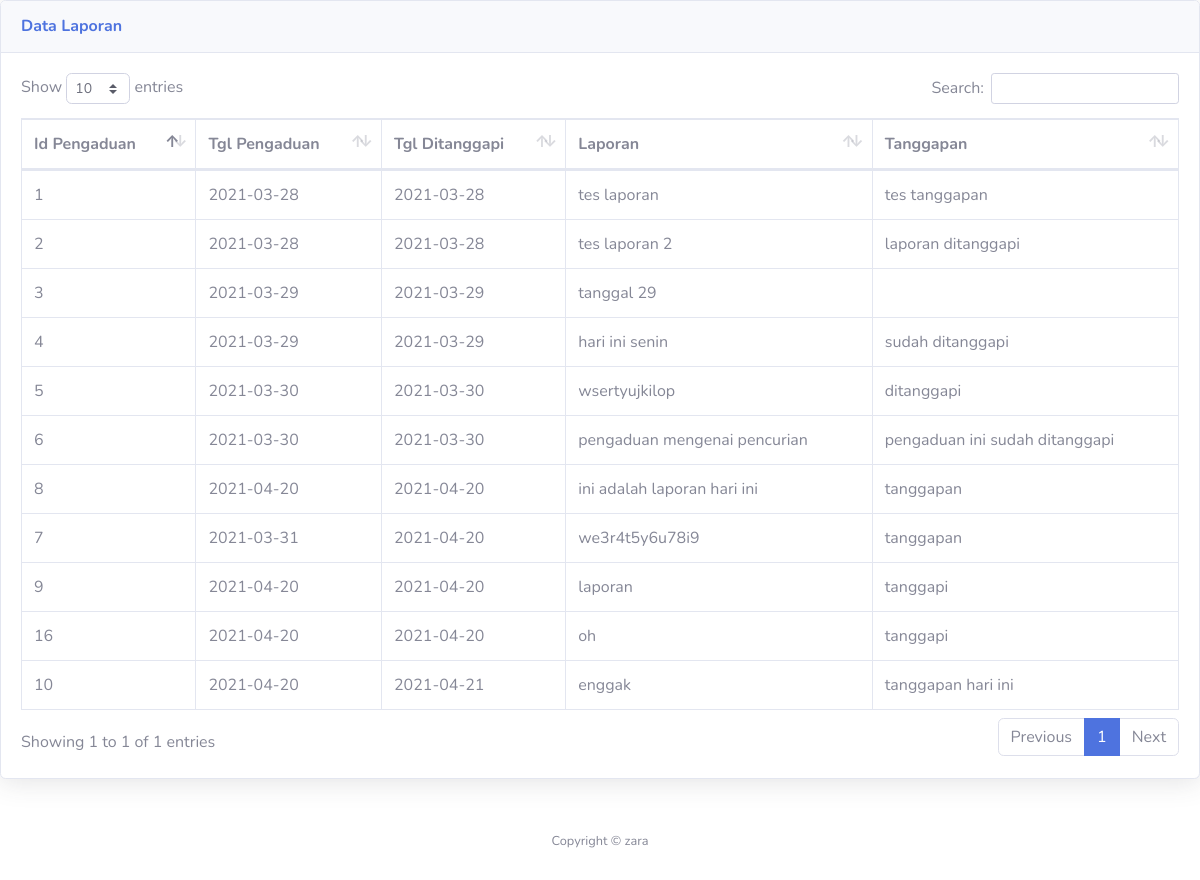
The app's page /pengaduanmasyarakat/admin/lihat_laporan.php with its own data.
### tables this page shows
CREATE TABLE `tanggapan` (
  `id_tanggapan` int(11) NOT NULL,
  `id_pengaduan` int(11) NOT NULL,
  `tgl_tanggapan` date NOT NULL,
  `tanggapan` text NOT NULL,
  `id_petugas` int(11) NOT NULL
);

CREATE TABLE `pengaduan` (
  `id_pengaduan` int(11) NOT NULL,
  `tgl_pengaduan` date NOT NULL,
  `nik` varchar(16) NOT NULL,
  `isi_laporan` text NOT NULL,
  `foto` varchar(255) NOT NULL,
  `status` enum('belum ditanggapi','proses','selesai','') NOT NULL
);

### pengaduanmasyarakat/admin/lihat_laporan.php (the view, shortened to what this page needs)
<!DOCTYPE html>
<html lang="en">
<head>
    <link href="../vendor/fontawesome-free/css/all.min.css" rel="stylesheet" type="text/css">
    <link href="../css/sb-admin-2.min.css" rel="stylesheet">
    <link href="../vendor/datatables/dataTables.bootstrap4.min.css" rel="stylesheet">
</head>
<body id="page-top">
    <div class="card shadow mb-4">
        <div class="card-header py-3">
            <h6 class="m-0 font-weight-bold text-primary">Data Laporan</h6>
        </div>
        <div class="card-body">
            <div class="table-responsive">
                <table class="table table-bordered" id="dataTable" width="100%" cellspacing="0">
                    <thead>
                        <tr>
                            <th>Id Pengaduan</th>
                            <th>Tgl Pengaduan</th>
                            <th>Tgl Ditanggapi</th>
                            <th>Laporan</th>
                            <th>Tanggapan</th>
                        </tr>
                    </thead>
                    <?php
                    require '../koneksi.php';
                    $sql = mysqli_query($conn, "select * from pengaduan, tanggapan where tanggapan.id_pengaduan=pengaduan.id_pengaduan");
                    while ($data = mysqli_fetch_array($sql)) {
                    ?>
                        <tbody>
                            <tr>
                                <td><?php echo $data['id_pengaduan']; ?></td>
                                <td><?php echo $data['tgl_pengaduan']; ?></td>
                                <td><?php echo $data['tgl_tanggapan']; ?></td>
                                <td><?php echo $data['isi_laporan']; ?></td>
                                <td><?php echo $data['tanggapan']; ?></td>
                            </tr>
                        </tbody>
                    <?php } ?>
                </table>
            </div>
        </div>
    </div>
    <footer class="sticky-footer bg-white">
        <div class="container my-auto">
            <div class="copyright text-center my-auto">
                <span>Copyright &copy; zara</span>
            </div>
        </div>
    </footer>
</body>
</html>

### records on screen
tanggapan: id_pengaduan "1", id_pengaduan.tgl_pengaduan "2021-03-28", tgl_tanggapan "2021-03-28", id_pengaduan.isi_laporan "tes laporan", tanggapan "tes tanggapan"
tanggapan: id_pengaduan "2", id_pengaduan.tgl_pengaduan "2021-03-28", tgl_tanggapan "2021-03-28", id_pengaduan.isi_laporan "tes laporan 2", tanggapan "laporan ditanggapi"
tanggapan: id_pengaduan "3", id_pengaduan.tgl_pengaduan "2021-03-29", tgl_tanggapan "2021-03-29", id_pengaduan.isi_laporan "tanggal 29"
tanggapan: id_pengaduan "4", id_pengaduan.tgl_pengaduan "2021-03-29", tgl_tanggapan "2021-03-29", id_pengaduan.isi_laporan "hari ini senin", tanggapan "sudah ditanggapi"
tanggapan: id_pengaduan "5", id_pengaduan.tgl_pengaduan "2021-03-30", tgl_tanggapan "2021-03-30", id_pengaduan.isi_laporan "wsertyujkilop", tanggapan "ditanggapi"
tanggapan: id_pengaduan "6", id_pengaduan.tgl_pengaduan "2021-03-30", tgl_tanggapan "2021-03-30", id_pengaduan.isi_laporan "pengaduan mengenai pencurian", tanggapan "pengaduan ini sudah ditanggapi"
tanggapan: id_pengaduan "8", id_pengaduan.tgl_pengaduan "2021-04-20", tgl_tanggapan "2021-04-20", id_pengaduan.isi_laporan "ini adalah laporan hari ini", tanggapan "tanggapan"
tanggapan: id_pengaduan "7", id_pengaduan.tgl_pengaduan "2021-03-31", tgl_tanggapan "2021-04-20", id_pengaduan.isi_laporan "we3r4t5y6u78i9", tanggapan "tanggapan"
tanggapan: id_pengaduan "9", id_pengaduan.tgl_pengaduan "2021-04-20", tgl_tanggapan "2021-04-20", id_pengaduan.isi_laporan "laporan", tanggapan "tanggapi"
tanggapan: id_pengaduan "16", id_pengaduan.tgl_pengaduan "2021-04-20", tgl_tanggapan "2021-04-20", id_pengaduan.isi_laporan "oh", tanggapan "tanggapi"
tanggapan: id_pengaduan "10", id_pengaduan.tgl_pengaduan "2021-04-20", tgl_tanggapan "2021-04-21", id_pengaduan.isi_laporan "enggak", tanggapan "tanggapan hari ini"
